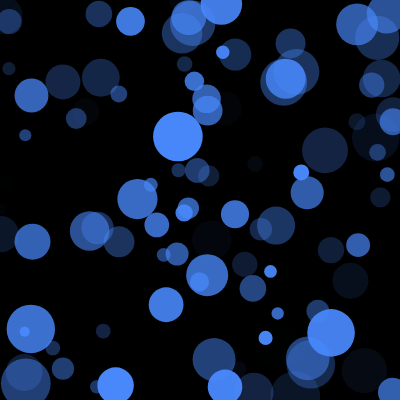
Frame 1 (no input)
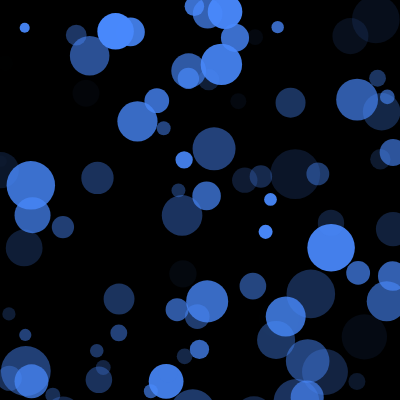
Frame 60 (no input)
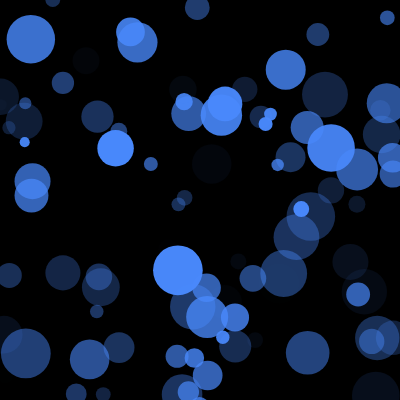
Frame 120 (the mouse pressed at the canvas centre since frame 60)

The p5.js sketch that drew these frames (run headless with seeded random() and noise() and a simulated clock; from frame 60 on, the mouse is pressed at the canvas centre):

// p5.js sketch
// ── sketch.js
var myBubble = [];

function setup() {
  createCanvas(400, 400);
  for(var i = 0; i < 100; i++){
      myBubble[i]=new bubble();
  }
}

function draw() {
  background(0);
  noStroke();
  for(var i = 0; i < 100; i++){
   myBubble[i].bubbleRise();
   myBubble[i].drawBubble();
  }
}



// ── bubble.js
class bubble{
  constructor()
  {
    this.x = random(0,width);
    this.y = random(0,height);
    this.size = random(10,50);
    this.speed = random(1,10);
    this.fillOpacity = random(0,255);
  }
  
 bubbleRise(){
  this.y = this.y - this.speed;
  if(this.y < -this.size){
      this.y = height + this.size;
  }
 }

  drawBubble(){
  push();
  fill(73,137,252,this.fillOpacity);
  ellipse(this.x,this.y,this.size);
  pop();
 }
}
